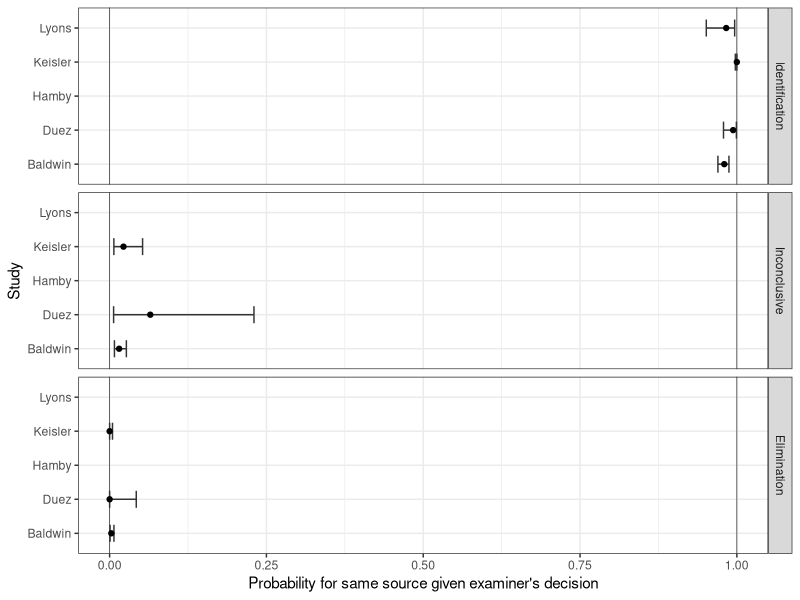

Recreate this plot in R.
library(tidyverse)
clopper <- function(alpha, success, trials) {
  lower <- qbeta(alpha/2, success, trials-success+1)
  upper <- qbeta(1-alpha/2, success+1, trials-success)
  c(lower, upper)
}

studies <- read.csv("data/studies.csv")
cis <- studies %>% group_by(Study, Decision) %>% 
  summarize(
    pred_ss = sum(Number[Ground.truth=="Same Source"])/sum(Number),
    pred_ss_lower = clopper(0.05, sum(Number[Ground.truth=="Same Source"]), sum(Number))[1],
    pred_ss_upper = clopper(0.05, sum(Number[Ground.truth=="Same Source"]), sum(Number))[2]
  )

cis %>% 
  mutate(
    Decision = factor(Decision, levels=c("Identification", "Inconclusive", "Elimination"))
  ) %>%
  ggplot(aes(x = pred_ss, y = Study)) +
  facet_grid(Decision~.) +
  geom_vline(xintercept=c(0,1), colour = "grey20", size=0.25) +
  geom_errorbarh(
    aes(xmin = pred_ss_lower, xmax=pred_ss_upper, y=Study), 
    size=0.5, height = 0.5, colour = "grey20") +
  geom_point() +
  xlim(c(0,1)) +
  xlab("Probability for same source given examiner's decision") +
  theme_bw()
